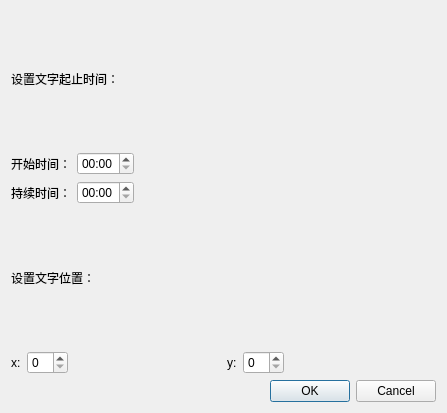
<?xml version="1.0" encoding="UTF-8"?>
<ui version="4.0">
 <class>textSetDialog</class>
 <widget class="QDialog" name="textSetDialog">
  <property name="geometry">
   <rect>
    <x>0</x>
    <y>0</y>
    <width>447</width>
    <height>413</height>
   </rect>
  </property>
  <property name="windowTitle">
   <string>设置文字素材参数</string>
  </property>
  <layout class="QVBoxLayout" name="verticalLayout">
   <item>
    <widget class="QLabel" name="label">
     <property name="text">
      <string>设置文字起止时间：</string>
     </property>
    </widget>
   </item>
   <item>
    <layout class="QHBoxLayout" name="horizontalLayout">
     <item>
      <widget class="QLabel" name="label_2">
       <property name="text">
        <string>开始时间：</string>
       </property>
      </widget>
     </item>
     <item>
      <widget class="QTimeEdit" name="timeEditStart">
       <property name="displayFormat">
        <string>mm:ss</string>
       </property>
      </widget>
     </item>
     <item>
      <spacer name="horizontalSpacer_2">
       <property name="orientation">
        <enum>Qt::Horizontal</enum>
       </property>
       <property name="sizeHint" stdset="0">
        <size>
         <width>40</width>
         <height>20</height>
        </size>
       </property>
      </spacer>
     </item>
    </layout>
   </item>
   <item>
    <layout class="QHBoxLayout" name="horizontalLayout_3">
     <item>
      <widget class="QLabel" name="label_6">
       <property name="text">
        <string>持续时间：</string>
       </property>
      </widget>
     </item>
     <item>
      <widget class="QTimeEdit" name="timeEditDuration">
       <property name="displayFormat">
        <string>mm:ss</string>
       </property>
      </widget>
     </item>
     <item>
      <spacer name="horizontalSpacer_3">
       <property name="orientation">
        <enum>Qt::Horizontal</enum>
       </property>
       <property name="sizeHint" stdset="0">
        <size>
         <width>40</width>
         <height>20</height>
        </size>
       </property>
      </spacer>
     </item>
    </layout>
   </item>
   <item>
    <widget class="QLabel" name="label_3">
     <property name="text">
      <string>设置文字位置：</string>
     </property>
    </widget>
   </item>
   <item>
    <layout class="QHBoxLayout" name="horizontalLayout_2">
     <item>
      <widget class="QLabel" name="label_4">
       <property name="text">
        <string>x:</string>
       </property>
      </widget>
     </item>
     <item>
      <widget class="QSpinBox" name="spinBoxX"/>
     </item>
     <item>
      <spacer name="horizontalSpacer">
       <property name="orientation">
        <enum>Qt::Horizontal</enum>
       </property>
       <property name="sizeHint" stdset="0">
        <size>
         <width>40</width>
         <height>20</height>
        </size>
       </property>
      </spacer>
     </item>
     <item>
      <widget class="QLabel" name="label_5">
       <property name="text">
        <string>y:</string>
       </property>
      </widget>
     </item>
     <item>
      <widget class="QSpinBox" name="spinBoxY"/>
     </item>
     <item>
      <spacer name="horizontalSpacer_4">
       <property name="orientation">
        <enum>Qt::Horizontal</enum>
       </property>
       <property name="sizeHint" stdset="0">
        <size>
         <width>40</width>
         <height>20</height>
        </size>
       </property>
      </spacer>
     </item>
    </layout>
   </item>
   <item>
    <widget class="QDialogButtonBox" name="buttonBox">
     <property name="orientation">
      <enum>Qt::Horizontal</enum>
     </property>
     <property name="standardButtons">
      <set>QDialogButtonBox::Cancel|QDialogButtonBox::Ok</set>
     </property>
    </widget>
   </item>
  </layout>
 </widget>
 <resources/>
 <connections>
  <connection>
   <sender>buttonBox</sender>
   <signal>accepted()</signal>
   <receiver>textSetDialog</receiver>
   <slot>accept()</slot>
   <hints>
    <hint type="sourcelabel">
     <x>248</x>
     <y>254</y>
    </hint>
    <hint type="destinationlabel">
     <x>157</x>
     <y>274</y>
    </hint>
   </hints>
  </connection>
  <connection>
   <sender>buttonBox</sender>
   <signal>rejected()</signal>
   <receiver>textSetDialog</receiver>
   <slot>reject()</slot>
   <hints>
    <hint type="sourcelabel">
     <x>316</x>
     <y>260</y>
    </hint>
    <hint type="destinationlabel">
     <x>286</x>
     <y>274</y>
    </hint>
   </hints>
  </connection>
 </connections>
</ui>
